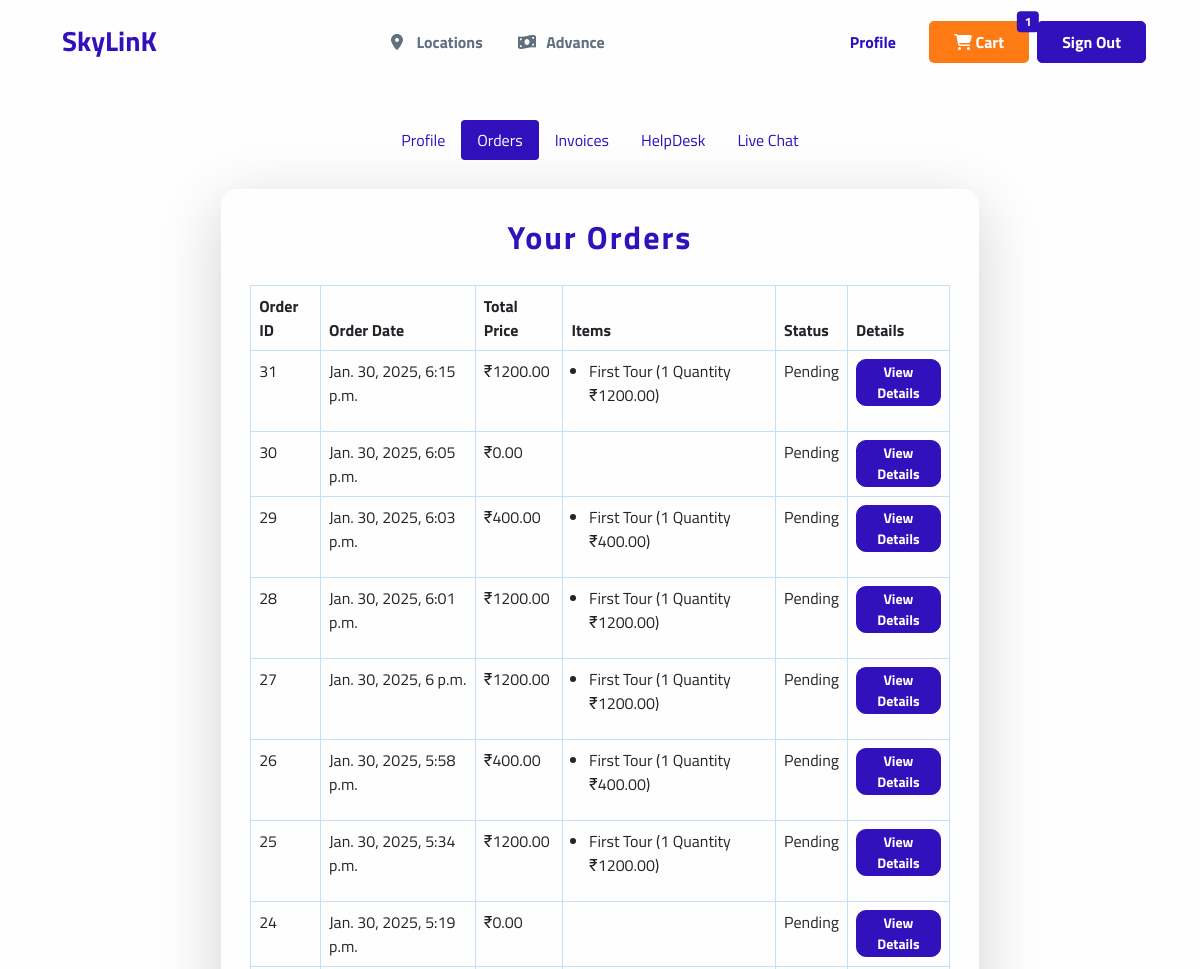
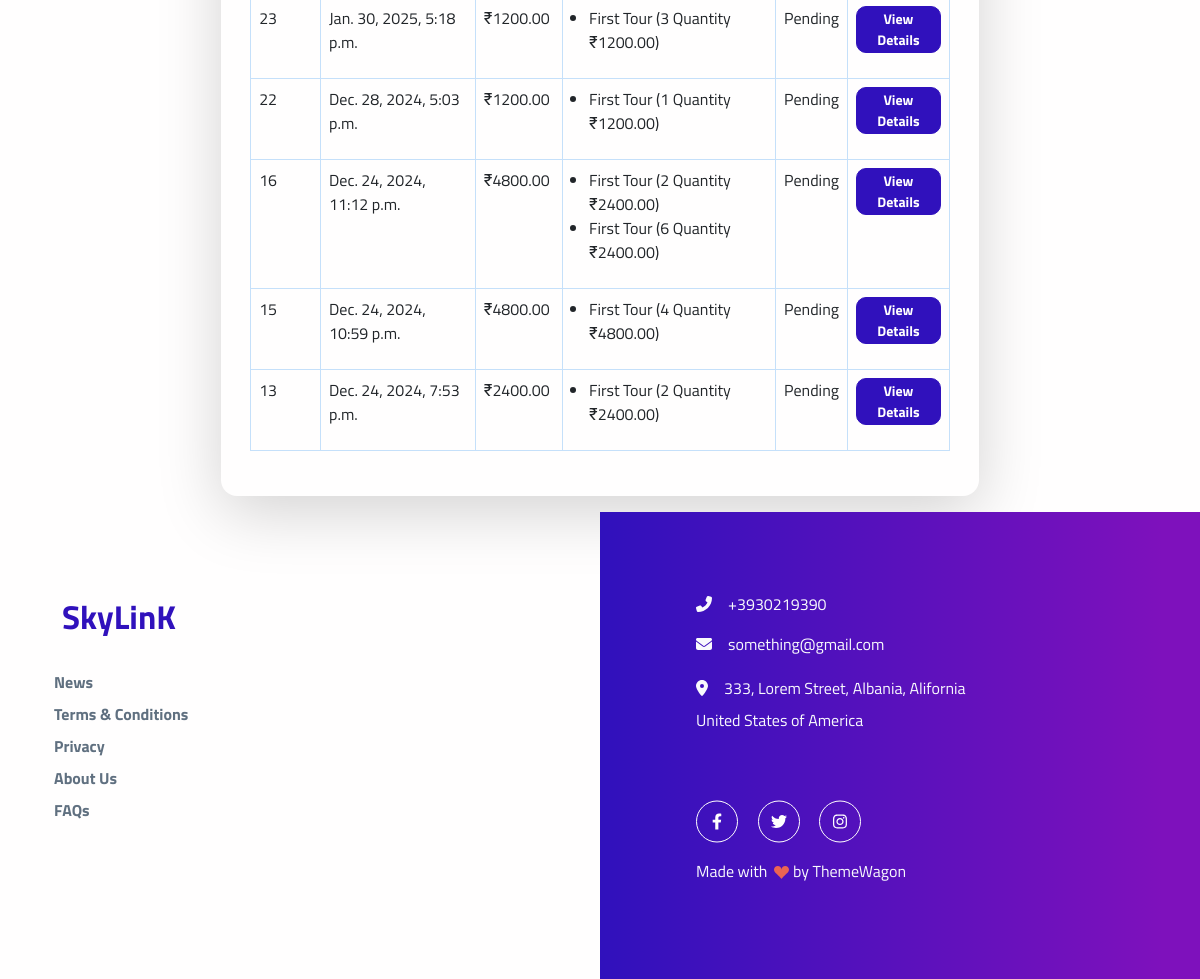
Page /orders/ (signed in) on the committed database (2 pictures, top to bottom).
### travel/models.py (models this page shows, shortened)
class Order(models.Model):
    STATUS_CHOICES = [
        ('Pending', 'Pending'),
        ('Completed', 'Completed'),
        ('Cancelled', 'Cancelled'),
    ]
    user = models.ForeignKey(User, on_delete=models.CASCADE)
    total_price = models.DecimalField(max_digits=10, decimal_places=2)
    status = models.CharField(choices=STATUS_CHOICES,
                              default='Pending', max_length=10)
    created_at = models.DateTimeField(auto_now_add=True)

class OrderItem(models.Model):
    order = models.ForeignKey(
        Order, on_delete=models.CASCADE, related_name="items")
    tour = models.ForeignKey('Tour', on_delete=models.CASCADE)
    t_class = models.ForeignKey('T_class', on_delete=models.CASCADE)
    quantity = models.PositiveIntegerField(default=1)
    adult_price = models.DecimalField(
        max_digits=10, decimal_places=2, null=True, blank=True)
    twin_sharing_price = models.DecimalField(
        max_digits=10, decimal_places=2, null=True, blank=True)
    extra_price = models.DecimalField(
        max_digits=10, decimal_places=2, null=True, blank=True)
    def total_price(self):
        if self.adult_price:
            return self.adult_price * self.quantity
        elif self.twin_sharing_price:
            return self.twin_sharing_price * self.quantity
        elif self.extra_price:
            return self.extra_price * self.quantity
        return 0.00

class Tour(models.Model):
    code = models.CharField(max_length=50, unique=True,
                            default=uuid.uuid4, help_text="Unique code for the tour.")
    tour_type = models.ForeignKey(
        TourType, on_delete=models.CASCADE, related_name="tours", help_text="Type of the tour.")
    short_description = models.CharField(
        max_length=255, help_text="Short title or description of the tour.")
    type = models.ForeignKey(TourTypeOption, on_delete=models.CASCADE,
                             related_name="tours", help_text="Tour type option.")
    long_description = models.TextField(
        help_text="Detailed description of the tour.")
    category = models.ForeignKey(TourCategory, on_delete=models.CASCADE,
                                 related_name="tours", help_text="Category of the tour.")
    number_of_nights = models.PositiveIntegerField(
        help_text="Number of nights for the tour.")
    number_of_days = models.PositiveIntegerField(
        help_text="Number of days for the tour.")
    currency = models.ForeignKey(Currency, on_delete=models.CASCADE,
                                 related_name="tours", help_text="Currency for pricing.")
    departure_city = models.CharField(
        max_length=100, help_text="City of departure.")
    feature = models.BooleanField(
        default=False, help_text="Mark as a featured tour.")
    new_arrival = models.BooleanField(
        default=False, help_text="Mark as a new arrival.")
    clearance_sale = models.BooleanField(
        default=False, help_text="Mark as a clearance sale.")
    active = models.BooleanField(default=True, help_text="Is the tour active?")

### travel/views.py (the view)
# urls.py: path('orders/', views.order_page, name='order_page'),
@my_login_required
def order_page(request):
    orders = Order.objects.filter(user=request.user).order_by('-created_at')
    return render(request, 'order/order_page.html', {'orders': orders})

### travel/context_processors.py (called while the page is built, shortened)
def cart_items_count(request):
    if request.user.is_authenticated:
        cart, _ = Cart.objects.get_or_create(user=request.user)
    return {'cart_items_count': cart.items.count()}

### travel/templates/order/order_page.html
{% extends "base.html" %}
{% block content %}
<div class="container-fluid mt-8 mb-3">
    <nav class="mb-4">
        <ul class="nav nav-pills justify-content-center">
            <li class="nav-item">
                <a class="nav-link" href="{% url 'profile_view' %}">Profile</a>
            </li>
            <li class="nav-item">
                <a class="nav-link active" href="{% url 'order_page' %}">Orders</a>
            </li>
            <li class="nav-item">
                <a class="nav-link" href="{% url 'invoice_page' %}">Invoices</a>
            </li>
            <li class="nav-item">
                <a class="nav-link" href="{% url 'create_ticket' %}">HelpDesk</a>
            </li>
            <li class="nav-item">
                <a class="nav-link" href="{% url 'user_chat_request' %}">Live Chat</a>
            </li>
        </ul>
    </nav>
    <div class="row justify-content-center">
        <div class="col-12 col-md-10 col-lg-8">
            <div class="card border-0 shadow-lg rounded-4">
                <div class="m-4">
                    <h4 class="card-title mb-4 text-center font-weight-bold text-primary"
                        style="font-size: 2rem; letter-spacing: 2px;">
                        Your Orders
                    </h4>
                    {% if orders %}
                        <div class="table-responsive">
                            <table class="table table-bordered" style="color: black;">
                                <thead class="thead-light">
                                    <tr>
                                        <th>Order ID</th>
                                        <th>Order Date</th>
                                        <th>Total Price</th>
                                        <th>Items</th>
                                        <th>Status</th>
                                        <th>Details</th>
                                    </tr>
                                </thead>
                                <tbody>
                                    {% for order in orders %}
                                        <tr>
                                            <td>{{ order.id }}</td>
                                            <td>{{ order.created_at }}</td>
                                            <td>₹{{ order.total_price }}</td>
                                            <td>
                                                <ul>
                                                    {% for item in order.items.all %}
                                                        <li>{{ item.tour.short_description }}
                                                            ({{ item.quantity }} Quantity  ₹{{ item.total_price }})
                                                        </li>
                                                    {% endfor %}
                                                </ul>
                                            </td>
                                            <td>{{ order.status }}</td>
                                            <td>
                                                <a href="{% url 'order_detail' order.id %}" class="btn btn-sm btn-primary">
                                                    View Details
                                                </a>
                                            </td>
                                        </tr>
                                    {% endfor %}
                                </tbody>
                            </table>
                        </div>
                    {% else %}
                        <p class="text-center" style="font-size: 1.3rem; color: #E74C3C; font-weight: bold;">
                            You have no orders yet.
                        </p>
                    {% endif %}
                </div>
            </div>
        </div>
    </div>
</div>
{% endblock %}

### rows in the picture
Order: id "31", created_at "Jan. 30, 2025, 6:15 p.m.", total_price "1200.00", status "Pending"
OrderItem: tour.short_description "First Tour", quantity "1", total_price "1200.00"
Order: id "30", created_at "Jan. 30, 2025, 6:05 p.m.", total_price "0.00", status "Pending"
Order: id "29", created_at "Jan. 30, 2025, 6:03 p.m.", total_price "400.00", status "Pending"
OrderItem: tour.short_description "First Tour", quantity "1", total_price "400.00"
Order: id "28", created_at "Jan. 30, 2025, 6:01 p.m.", total_price "1200.00", status "Pending"
OrderItem: tour.short_description "First Tour", quantity "1", total_price "1200.00"
Order: id "27", created_at "Jan. 30, 2025, 6 p.m.", total_price "1200.00", status "Pending"
OrderItem: tour.short_description "First Tour", quantity "1", total_price "1200.00"
Order: id "26", created_at "Jan. 30, 2025, 5:58 p.m.", total_price "400.00", status "Pending"
OrderItem: tour.short_description "First Tour", quantity "1", total_price "400.00"
Order: id "25", created_at "Jan. 30, 2025, 5:34 p.m.", total_price "1200.00", status "Pending"
OrderItem: tour.short_description "First Tour", quantity "1", total_price "1200.00"
Order: id "24", created_at "Jan. 30, 2025, 5:19 p.m.", total_price "0.00", status "Pending"
Order: id "23", created_at "Jan. 30, 2025, 5:18 p.m.", total_price "1200.00", status "Pending"
OrderItem: tour.short_description "First Tour", quantity "3", total_price "1200.00"
Order: id "22", created_at "Dec. 28, 2024, 5:03 p.m.", total_price "1200.00", status "Pending"
OrderItem: tour.short_description "First Tour", quantity "1", total_price "1200.00"
Order: id "16", created_at "Dec. 24, 2024, 11:12 p.m.", total_price "4800.00", status "Pending"
OrderItem: tour.short_description "First Tour", quantity "2", total_price "2400.00"
OrderItem: tour.short_description "First Tour", quantity "6", total_price "2400.00"
Order: id "15", created_at "Dec. 24, 2024, 10:59 p.m.", total_price "4800.00", status "Pending"
OrderItem: tour.short_description "First Tour", quantity "4", total_price "4800.00"
Order: id "13", created_at "Dec. 24, 2024, 7:53 p.m.", total_price "2400.00", status "Pending"
OrderItem: tour.short_description "First Tour", quantity "2", total_price "2400.00"

### other values in the picture
{{ cart_items_count }} "1"
